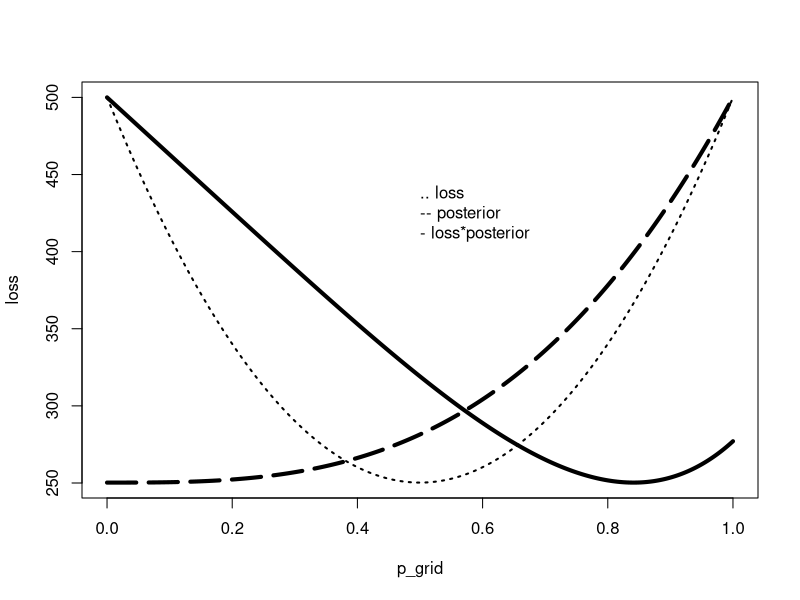

Generate this figure with R:
## ---- chunk 1
p_grid <- seq( from=0 , to=1 , length.out=1000 ) 
prior <- rep(1,1000) 
likelihood <- dbinom( 3 , size=3 , prob=p_grid ) 
posterior <- likelihood * prior 
posterior <- posterior / sum(posterior) 
samples <- sample( p_grid , size=1e4 , replace=TRUE , prob=posterior )

loss <- sapply( p_grid , function(d) sum( abs( d - p_grid )))

losspost <- sapply( p_grid , function(d) sum( posterior*abs( d - p_grid )))
#plot
plot(p_grid,loss, type='l', lty=3,lwd=2)
par(new = TRUE)
plot(p_grid,posterior, type = "l", lty=5,lwd=4, axes = FALSE, bty = "n", xlab = "", ylab = "")
par(new = TRUE)
plot(p_grid,losspost, type = "l", pch='O',lwd=4, axes = FALSE, bty = "n", xlab = "", ylab = "")
text(0.5, 0.6, '.. loss\n-- posterior\n- loss*posterior', adj=0)
